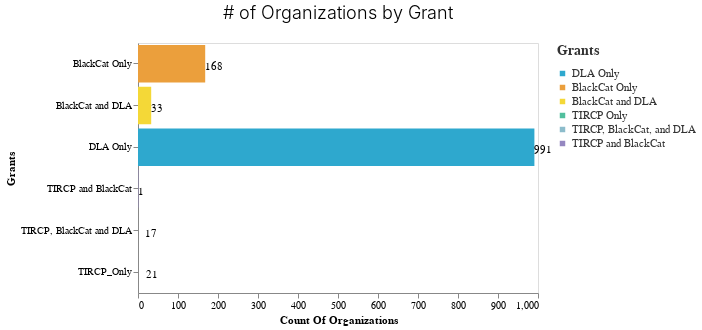

Notebook source saved alongside this figure:
### Markdown cell above
![Graph](bar_Count_of_Organizations_by_Grants.png)

### Code cell
make_bar(
    summary,
    "Grants",
    "Count_of_Organizations",
    "Count_of_Organizations",
    "# of Organizations by Grant",
)

### Figure 1 — Vega-Lite specification as saved in the notebook (floating-point values rounded to 4 significant figures)
{"config": {"view": {"continuousWidth": 400, "continuousHeight": 300}, "axis": {"grid": false}, "axisBand": {"grid": false}, "background": "white", "font": "Raleway", "header": {"labelFont": "Nunito Sans", "titleFont": "Raleway"}, "legend": {"labelColor": "#333", "labelFont": "Nunito Sans", "labelFontSize": 11, "labelLimit": 0, "padding": 1, "symbolSize": 30, "symbolType": "square", "titleColor": "#333", "titleFont": "Raleway", "titleFontSize": 14, "titlePadding": 10}, "title": {"anchor": "middle", "font": "Raleway", "fontSize": 18, "fontWeight": 300, "offset": 20}}, "layer": [{"mark": "bar", "encoding": {"color": {"field": "Grants", "scale": {"domain": ["DLA Only", "BlackCat Only", "BlackCat and DLA", "TIRCP Only", "TIRCP, BlackCat, and DLA", "TIRCP and BlackCat"], "range": ["#2EA8CE", "#EB9F3C", "#F4D837", "#51BF9D", "#8CBCCB", "#9487C0"]}, "type": "nominal"}, "x": {"field": "Count_of_Organizations", "title": "Count Of Organizations", "type": "quantitative"}, "y": {"field": "Grants", "sort": "-x", "title": "Grants", "type": "nominal"}}}, {"mark": {"type": "text", "align": "left", "baseline": "middle", "color": "black", "dy": 3}, "encoding": {"color": {"value": "black"}, "text": {"field": "Count_of_Organizations", "type": "quantitative"}, "x": {"field": "Count_of_Organizations", "title": "Count Of Organizations", "type": "quantitative"}, "y": {"field": "Grants", "sort": "-x", "title": "Grants", "type": "nominal"}}}], "data": {"name": "data-ba6eb3f2136400579250beb2ee10200b"}, "height": 250, "title": "# of Organizations by Grant", "width": 400, "$schema": "https://vega.github.io/schema/vega-lite/v4.17.0.json", "datasets": {"data-ba6eb3f2136400579250beb2ee10200b": [{"Grants": "DLA Only", "Count_of_Organizations": 991}, {"Grants": "BlackCat Only", "Count_of_Organizations": 168}, {"Grants": "BlackCat and DLA", "Count_of_Organizations": 33}, {"Grants": "TIRCP_Only", "Count_of_Organizations": 21}, {"Grants": "TIRCP, BlackCat and DLA", "Count_of_Organizations": 17}, {"Grants": "TIRCP and BlackCat", "Count_of_Organizations": 1}]}}
